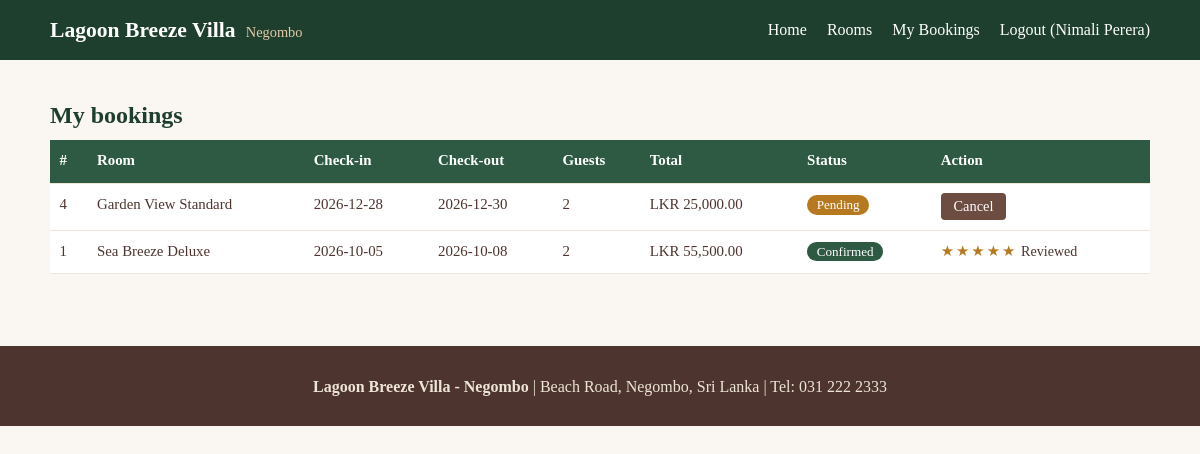
Screenshot of /my_bookings.php (signed in) with the database file from the repository.
### tables this page shows
CREATE TABLE bookings (
  id INT AUTO_INCREMENT PRIMARY KEY,
  user_id INT NOT NULL,
  room_id INT NOT NULL,
  check_in DATE NOT NULL,
  check_out DATE NOT NULL,
  guests INT NOT NULL,
  nights INT NOT NULL,
  total_cost DECIMAL(10,2) NOT NULL,
  special_requests VARCHAR(500) DEFAULT '',
  status ENUM('Pending','Confirmed','Cancelled') NOT NULL DEFAULT 'Pending',
  created_at TIMESTAMP DEFAULT CURRENT_TIMESTAMP,
  FOREIGN KEY (user_id) REFERENCES users(id) ON DELETE CASCADE,
  FOREIGN KEY (room_id) REFERENCES rooms(id) ON DELETE RESTRICT
);

CREATE TABLE rooms (
  id INT AUTO_INCREMENT PRIMARY KEY,
  name VARCHAR(100) NOT NULL,
  room_type VARCHAR(30) NOT NULL,             
  description TEXT NOT NULL,
  facilities VARCHAR(255) NOT NULL,           
  max_guests INT NOT NULL,
  price_per_night DECIMAL(10,2) NOT NULL,     
  image VARCHAR(100) NOT NULL DEFAULT 'Garden_View_Standard_room_descri…_cfeef5c1.jpg',
  status ENUM('Available','Unavailable') NOT NULL DEFAULT 'Available'
);

CREATE TABLE reviews (
  id INT AUTO_INCREMENT PRIMARY KEY,
  user_id INT NOT NULL,
  booking_id INT NOT NULL UNIQUE,             
  rating TINYINT NOT NULL,                    
  comment VARCHAR(500) NOT NULL,
  created_at TIMESTAMP DEFAULT CURRENT_TIMESTAMP,
  FOREIGN KEY (user_id) REFERENCES users(id) ON DELETE CASCADE,
  FOREIGN KEY (booking_id) REFERENCES bookings(id) ON DELETE CASCADE
);

### includes/db.php (called while the page is built, shortened)
<?php
function e($text) {
    return htmlspecialchars((string)$text, ENT_QUOTES, 'UTF-8');
}
function lkr($amount) {
    return 'LKR ' . number_format($amount, 2);
}
    ?>

### my_bookings.php (the view, shortened to what this page needs)
<?php
require_once 'includes/db.php';
$uid = $_SESSION['user_id'];
$stmt = $pdo->prepare("SELECT b.*, r.name AS room_name, rv.id AS review_id, rv.rating, rv.comment
                       FROM bookings b
                       JOIN rooms r ON b.room_id = r.id
                       LEFT JOIN reviews rv ON rv.booking_id = b.id
                       WHERE b.user_id = ? ORDER BY b.created_at DESC, b.id DESC");
$stmt->execute([$uid]);
$bookings = $stmt->fetchAll();
include 'includes/header.php';
?>
<section>
    <div class="container">
        <h1>My bookings</h1>
        <?php if (count($bookings) > 0): ?>
        <div class="table-wrap">
        <table>
            <tr><th>#</th><th>Room</th><th>Check-in</th><th>Check-out</th><th>Guests</th><th>Total</th><th>Status</th><th>Action</th></tr>
            <?php foreach ($bookings as $b): ?>
            <tr>
                <td><?php echo (int)$b['id']; ?></td>
                <td><?php echo e($b['room_name']); ?></td>
                <td><?php echo e($b['check_in']); ?></td>
                <td><?php echo e($b['check_out']); ?></td>
                <td><?php echo (int)$b['guests']; ?></td>
                <td><?php echo lkr($b['total_cost']); ?></td>
                <td><span class="badge badge-<?php echo e($b['status']); ?>"><?php echo e($b['status']); ?></span></td>
                <td>
                    <?php if ($b['status'] === 'Pending'): ?>
                        <form method="post" action="my_bookings.php">
                            <button class="btn btn-red btn-small confirm-action" data-message="Cancel this booking?" type="submit">Cancel</button>
                        </form>
                    <?php elseif ($b['review_id']): ?>
                        <span class="stars"><?php echo str_repeat('★', (int)$b['rating']); ?></span>
                        <span class="small">Reviewed</span>
                    <?php else: ?>
                        <span class="small">-</span>
                    <?php endif; ?>
                </td>
            </tr>
            <?php endforeach; ?>
        </table>
        </div>
        <?php endif; ?>
    </div>
</section>
<?php include 'includes/footer.php'; ?>

### css/style.css (style rules this page uses)
:root { --green: #2E5A44; --green-dark: #1E3F2E; --teak: #6D4C41; --teak-dark: #4E342E; --sand: #FAF7F2; --sand-dark: #EDE5D6; }
* { box-sizing: border-box; }
body { margin: 0; font-family: Georgia, "Times New Roman", serif; background: var(--sand); color: var(--teak-dark); line-height: 1.6; }
h1, h2, h3 { color: var(--green-dark); line-height: 1.25; margin: 0 0 .6rem; }
.container { width: 92%; max-width: 1100px; margin: 0 auto; }
.small { font-size: .88rem; }
section { padding: 2.5rem 0; }
.btn { display: inline-block; background: var(--green); color: #fff !important; border: 0; padding: .6rem 1.2rem; border-radius: 4px; text-decoration: none !important; cursor: pointer; font-size: 1rem; font-family: inherit; }
.btn-red { background: #9B2D20; }
.btn-small { padding: .3rem .8rem; font-size: .9rem; background: var(--teak); }
.stars { color: #B7791F; letter-spacing: 2px; }
.table-wrap { overflow-x: auto; }
table { width: 100%; border-collapse: collapse; background: #fff; }
th, td { padding: .6rem; border-bottom: 1px solid var(--sand-dark); text-align: left; vertical-align: top; font-size: .93rem; }
th { background: var(--green); color: #fff; }
.badge { padding: .15rem .6rem; border-radius: 10px; font-size: .82rem; color: #fff; }
.badge-Pending { background: #B7791F; }
.badge-Confirmed { background: var(--green); }

### rows the page displays
bookings: id "4", room.name "Garden View Standard", check_in "2026-12-28", check_out "2026-12-30", guests "2", total_cost "LKR 25,000.00", status "Pending"
bookings: id "1", room.name "Sea Breeze Deluxe", check_in "2026-10-05", check_out "2026-10-08", guests "2", total_cost "LKR 55,500.00", status "Confirmed", reviews.rating "★★★★★"

### other values shown
$_SESSION['name'] "Nimali Perera"
